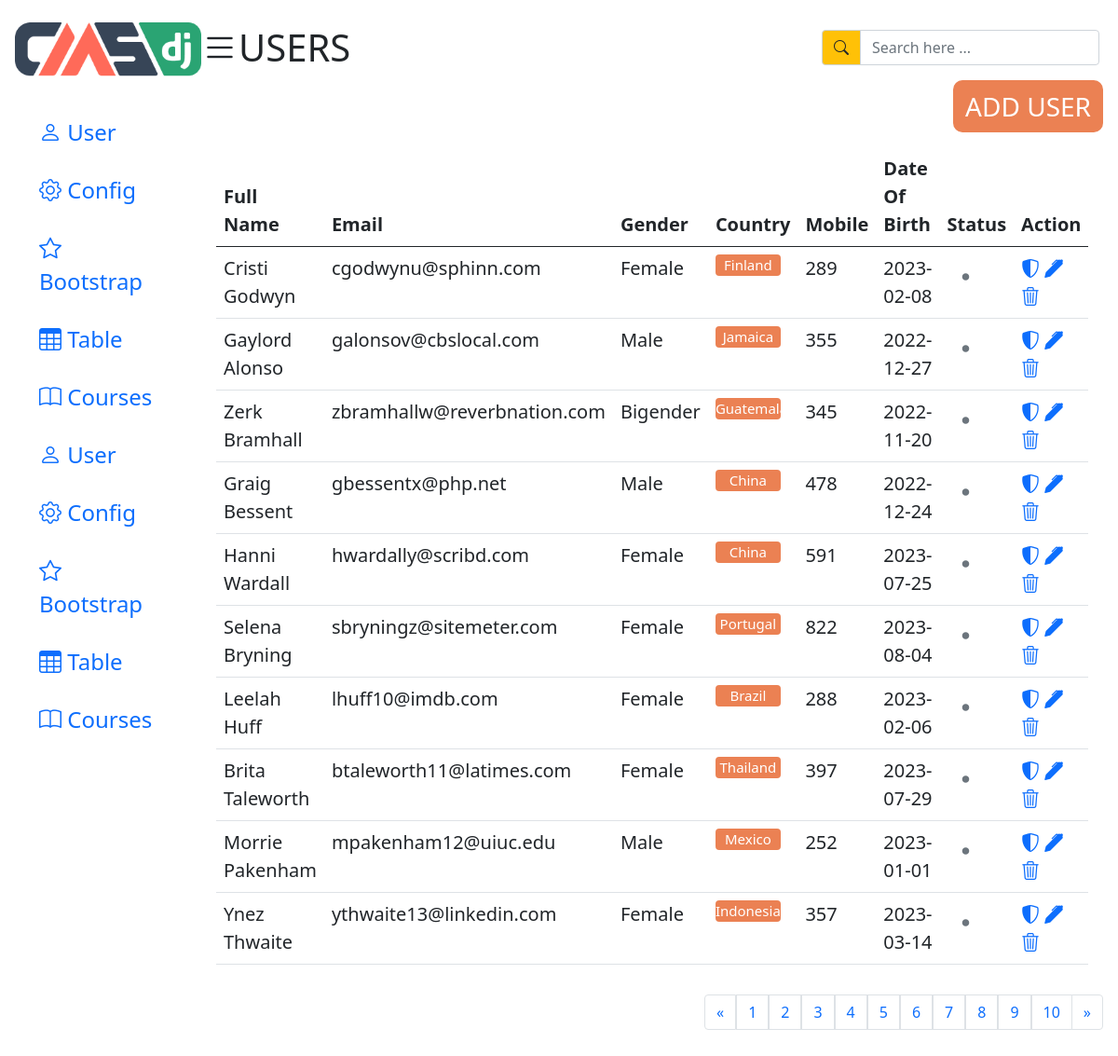
/?page=4, run on the app's committed database.
### tables this page shows
CREATE TABLE `user` (
  `id` int(11) NOT NULL,
  `fullname` varchar(50) NOT NULL,
  `email` varchar(50) NOT NULL,
  `gender` varchar(20) NOT NULL,
  `groups` varchar(50) NOT NULL,
  `mobile` int(10) NOT NULL,
  `date` date NOT NULL
);

### index.php (the view, shortened to what this page needs)
<?php
    $sever = 'localhost';
    $user = 'root';
    $pass = '';
    $database = 'example';
    $conn = new mysqli($sever,$user,$pass,$database);
    $sql = "SELECT * FROM user";
    $result = $conn->query($sql);
    if ($result->num_rows > 0){
        $data = [];
        while ($row = $result->fetch_assoc()){
            $data[] = $row;
        }
    }
    $perPage = 10;
    $totalRows = count($data);
    $totalPages = ceil($totalRows / $perPage);
    $currentPage = isset($_GET['page']) ? $_GET['page'] : 1;
    $start = ($currentPage - 1) * $perPage;
    $currentData = array_slice($data, $start, $perPage);
?>
<!DOCTYPE html>
<html lang="en">
<head>
    <link rel="stylesheet" href="../bootstrap_5/bootstrap-5.0.2-dist/css/bootstrap.css">
    <link rel="stylesheet" href="https://cdn.jsdelivr.net/npm/bootstrap-icons@1.11.0/font/bootstrap-icons.css">
    <link rel="stylesheet" href="">
</head>
<body>
    <div class="container-fluid">
        <div class="row">
            <div class="col-2 p-3">
                <img src="../bootstrap_5/img/logo2.png" class="pb-4 pt-2" alt="logo" style="width: 200px;">
                <ul class="nav flex-column fs-4">
                    <li class="nav-item">
                        <a class="nav-link active" aria-current="page" href="#">
                            <i class="bi bi-person"></i>
                            User
                        </a>
                    </li>
                    <li class="nav-item">
                        <a class="nav-link" href="#">
                            <i class="bi bi-gear"></i>
                            Config
                        </a>
                    </li>
                    <li class="nav-item">
                        <a class="nav-link" href="#">
                            <i class="bi bi-star"></i>
                            Bootstrap
                        </a>
                    </li>
                    <li class="nav-item">
                        <a class="nav-link" href="#">
                            <i class="bi bi-table"></i>
                            Table
                        </a>
                    </li>
                    <li class="nav-item">
                        <a class="nav-link" href="#">
                            <i class="bi bi-book"></i>
                            Courses
                        </a>
                    </li>
                    <li class="nav-item">
                        <a class="nav-link active" aria-current="page" href="#">
                            <i class="bi bi-person"></i>
                            User
                        </a>
                    </li>
                    <li class="nav-item">
                        <a class="nav-link" href="#">
                            <i class="bi bi-gear"></i>
                            Config
                        </a>
                    </li>
                    <li class="nav-item">
                        <a class="nav-link" href="#">
                            <i class="bi bi-star"></i>
                            Bootstrap
                        </a>
                    </li>
                    <li class="nav-item">
                        <a class="nav-link" href="#">
                            <i class="bi bi-table"></i>
                            Table
                        </a>
                    </li>
                    <li class="nav-item">
                        <a class="nav-link" href="#">
                            <i class="bi bi-book"></i>
                            Courses
                        </a>
                    </li>
                </ul>
            </div>
            <div class="col-10 p-3">
                <div class="header d-flex align-items-center justify-content-between">
                    <div class="d-flex align-items-center">
                        <i class="bi bi-list fs-1"></i>
                        <span class="fs-1">USERS</span>
                    </div>
                        <div class="row">
                            <div class="input-group p-3 col-md-3">
                                <a class="input-group-text bg-warning"><i class="bi bi-search"></i></a>
                                <input type="text" class="form-control" placeholder="Search here ...">
                            </div>
                        </div>
                </div>
                <div class="d-flex align-items-center justify-content-end">
                    <a href="" class="btn fs-3 text-white text-decoration-none" style="border-radius: 10px; background-color: #eb8153">ADD USER</a>
                </div>
                <div class="main p-3 fs-5">
                    <table class="table">
                        <thead>
                            <tr>
                                <th scope="col">Full Name</th>
                                <th scope="col">Email</th>
                                <th scope="col">Gender</th>
                                <th scope="col">Country</th>
                                <th scope="col">Mobile</th>
                                <th scope="col">Date Of Birth</th>
                                <th scope="col">Status</th>
                                <th scope="col">Action</th>
                            </tr>
                        </thead>
                        <tbody>
                            <?php
                                foreach($currentData as $value){
                            ?>
                                    <tr>
                                        <th scope="row" class="fw-normal"><?= $value['fullname']; ?></th>
                                        <td><?= $value['email'] ;?></td>
                                        <td><?= $value['gender'] ;?></td>
                                        <td><p class="rounded-2 text-center text-white" style="background-color:#eb8153; font-size: 15px; width: 70px"><?= $value['groups'] ;?></p></td>
                                        <td><?= $value['mobile'];?></td>
                                        <td><?= $value['date'];?></td>
                                        <td><i class="bi bi-dot h1 text-center text-secondary"></i></td>
                                        <td>
                                            <a href=""><i class="bi bi-shield-shaded"></i></a>
                                            <a href=""><i class="bi bi-pen-fill"></i></a>
                                            <a href=""><i class="bi bi-trash3"></i></a>
                                        </td>
                                    </tr>
                            <?php
                                }
                            ?>
                        </tbody>
                    </table>
                </div>
                    <nav aria-label="Page navigation example">
                        <ul class="pagination justify-content-end">
                            <li class="page-item">
                            <a class="page-link" href="#" aria-label="Previous">
                                <span aria-hidden="true">&laquo;</span>
                            </a>
                            </li>
                            <?php
                                for ($page = 1; $page <= $totalPages; $page++) {
                                    echo '<a class="page-link" href="?page=' . $page . '">' . $page . '</a> ';
                                }
                            ?>
                            <li class="page-item">
                            <a class="page-link" href="#" aria-label="Next">
                                <span aria-hidden="true">&raquo;</span>
                            </a>
                            </li>
                        </ul>
                    </nav>
            </div>
        </div>
    </div>
</body>
</html>

### index.php (style rules this page uses)
.nav-item { padding-top: 10px; padding-left: 10px; }

### data on the page
user: fullname "Cristi Godwyn", email "cgodwynu@sphinn.com", gender "Female", groups "Finland", mobile "289", date "2023-02-08"
user: fullname "Gaylord Alonso", email "galonsov@cbslocal.com", gender "Male", groups "Jamaica", mobile "355", date "2022-12-27"
user: fullname "Zerk Bramhall", email "zbramhallw@reverbnation.com", gender "Bigender", groups "Guatemala", mobile "345", date "2022-11-20"
user: fullname "Graig Bessent", email "gbessentx@php.net", gender "Male", groups "China", mobile "478", date "2022-12-24"
user: fullname "Hanni Wardall", email "hwardally@scribd.com", gender "Female", groups "China", mobile "591", date "2023-07-25"
user: fullname "Selena Bryning", email "sbryningz@sitemeter.com", gender "Female", groups "Portugal", mobile "822", date "2023-08-04"
user: fullname "Leelah Huff", email "lhuff10@imdb.com", gender "Female", groups "Brazil", mobile "288", date "2023-02-06"
user: fullname "Brita Taleworth", email "btaleworth11@latimes.com", gender "Female", groups "Thailand", mobile "397", date "2023-07-29"
user: fullname "Morrie Pakenham", email "mpakenham12@uiuc.edu", gender "Male", groups "Mexico", mobile "252", date "2023-01-01"
user: fullname "Ynez Thwaite", email "ythwaite13@linkedin.com", gender "Female", groups "Indonesia", mobile "357", date "2023-03-14"
